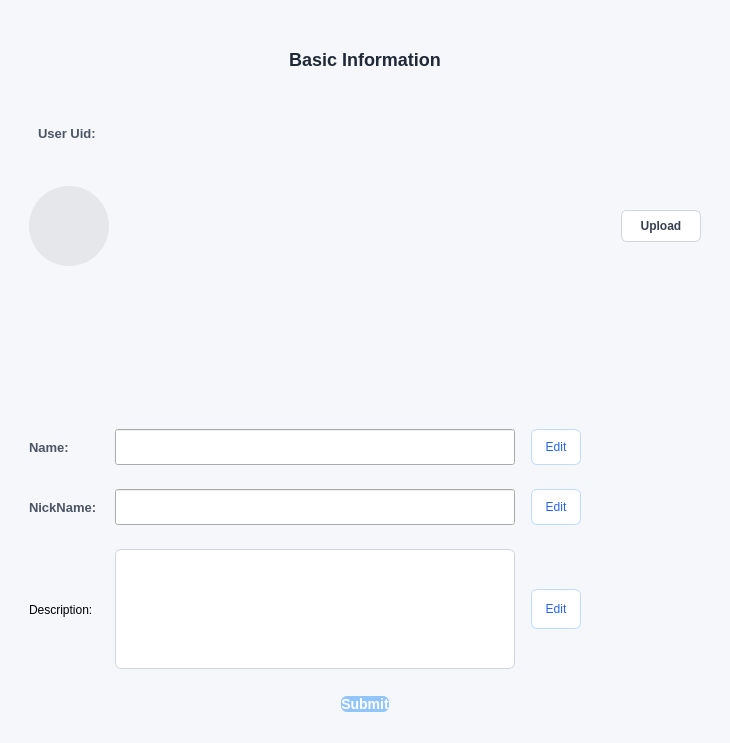
<?xml version="1.0" encoding="UTF-8"?>
<ui version="4.0">
 <class>UserInfoPage</class>
 <widget class="QWidget" name="UserInfoPage">
  <property name="geometry">
   <rect>
    <x>0</x>
    <y>0</y>
    <width>730</width>
    <height>743</height>
   </rect>
  </property>
  <property name="windowTitle">
   <string>Form</string>
  </property>
  <property name="styleSheet">
   <string notr="true">/* 页面背景 */
QWidget#UserInfoPage {
    background-color: #f5f7fa;
}

/* 标题 */
QLabel#label {
    font-size: 18px;
    font-weight: bold;
    color: #1f2937;
    padding-bottom: 8px;
}

/* 字段名标签 */
QLabel#name_lb, QLabel#nick_lb, QLabel#label_4, QLabel#uid_lb {
    font-size: 13px;
    font-weight: 600;
    color: #4b5563;
}

/* 头像圆角 */
QLabel#head_lb {
    border-radius: 40px;
    border: 2px solid #e5e7eb;
    background-color: #e5e7eb;
}

/* 文本输入框 */
QTextEdit {
    font-size: 13px;
    color: #1f2937;
    background-color: #ffffff;
    border: 1px solid #d1d5db;
    border-radius: 6px;
    padding: 4px 8px;
}

/* 只读模式下的输入框变浅灰 */
QTextEdit:read-only {
    background-color: #f3f4f6;
    color: #6b7280;
    border: 1px solid #e5e7eb;
}

/* 获得焦点的输入框高亮蓝框 */
QTextEdit:focus {
    background-color: #ffffff;
    border: 1px solid #3b82f6;
}

/* Edit 按钮 */
QPushButton#pushButton, QPushButton#pushButton_2, QPushButton#pushButton_3 {
    background-color: #ffffff;
    color: #2563eb;
    border: 1px solid #bfdbfe;
    border-radius: 6px;
    font-size: 12px;
}
QPushButton#pushButton:hover, QPushButton#pushButton_2:hover, QPushButton#pushButton_3:hover {
    background-color: #eff6ff;
}
/* Edit 按钮激活状态 (按下时) */
QPushButton#pushButton:checked, QPushButton#pushButton_2:checked, QPushButton#pushButton_3:checked {
    background-color: #2563eb;
    color: #ffffff;
}

/* Upload 按钮 */
QPushButton#upload_btn {
    background-color: #ffffff;
    color: #374151;
    border: 1px solid #d1d5db;
    border-radius: 6px;
    font-size: 12px;
    font-weight: 500;
}
QPushButton#upload_btn:hover {
    background-color: #f9fafb;
}

/* Submit 提交按钮 */
QPushButton#pushButton_4 {
    background-color: #2563eb;
    color: #ffffff;
    border: none;
    border-radius: 6px;
    font-size: 14px;
    font-weight: bold;
}
QPushButton#pushButton_4:hover {
    background-color: #1d4ed8;
}
QPushButton#pushButton_4:disabled {
    background-color: #93c5fd;
    color: #ffffff;
}</string>
  </property>
  <layout class="QHBoxLayout" name="horizontalLayout">
   <item>
    <widget class="QWidget" name="widget" native="true">
     <layout class="QVBoxLayout" name="verticalLayout">
      <item>
       <widget class="QWidget" name="widget_2" native="true">
        <layout class="QVBoxLayout" name="verticalLayout_2">
         <item>
          <spacer name="verticalSpacer">
           <property name="orientation">
            <enum>Qt::Orientation::Vertical</enum>
           </property>
           <property name="sizeHint" stdset="0">
            <size>
             <width>20</width>
             <height>20</height>
            </size>
           </property>
          </spacer>
         </item>
         <item>
          <widget class="QLabel" name="label">
           <property name="text">
            <string>Basic Information</string>
           </property>
           <property name="alignment">
            <set>Qt::AlignmentFlag::AlignCenter</set>
           </property>
          </widget>
         </item>
         <item>
          <spacer name="verticalSpacer_2">
           <property name="orientation">
            <enum>Qt::Orientation::Vertical</enum>
           </property>
           <property name="sizeHint" stdset="0">
            <size>
             <width>20</width>
             <height>20</height>
            </size>
           </property>
          </spacer>
         </item>
         <item>
          <widget class="QWidget" name="widget_7" native="true">
           <layout class="QHBoxLayout" name="horizontalLayout_6">
            <item>
             <widget class="QLabel" name="uid_lb">
              <property name="minimumSize">
               <size>
                <width>100</width>
                <height>40</height>
               </size>
              </property>
              <property name="maximumSize">
               <size>
                <width>100</width>
                <height>40</height>
               </size>
              </property>
              <property name="text">
               <string>User Uid: </string>
              </property>
             </widget>
            </item>
            <item>
             <widget class="QLabel" name="uid_edit">
              <property name="text">
               <string/>
              </property>
             </widget>
            </item>
           </layout>
          </widget>
         </item>
        </layout>
       </widget>
      </item>
      <item>
       <widget class="QWidget" name="widget_3" native="true">
        <property name="minimumSize">
         <size>
          <width>0</width>
          <height>0</height>
         </size>
        </property>
        <layout class="QHBoxLayout" name="horizontalLayout_2">
         <item>
          <widget class="QLabel" name="head_lb">
           <property name="minimumSize">
            <size>
             <width>80</width>
             <height>80</height>
            </size>
           </property>
           <property name="maximumSize">
            <size>
             <width>80</width>
             <height>80</height>
            </size>
           </property>
           <property name="text">
            <string/>
           </property>
           <property name="alignment">
            <set>Qt::AlignmentFlag::AlignCenter</set>
           </property>
          </widget>
         </item>
         <item>
          <spacer name="horizontalSpacer">
           <property name="orientation">
            <enum>Qt::Orientation::Horizontal</enum>
           </property>
           <property name="sizeHint" stdset="0">
            <size>
             <width>366</width>
             <height>20</height>
            </size>
           </property>
          </spacer>
         </item>
         <item>
          <widget class="QPushButton" name="upload_btn">
           <property name="minimumSize">
            <size>
             <width>80</width>
             <height>32</height>
            </size>
           </property>
           <property name="maximumSize">
            <size>
             <width>100</width>
             <height>32</height>
            </size>
           </property>
           <property name="text">
            <string>Upload</string>
           </property>
          </widget>
         </item>
        </layout>
       </widget>
      </item>
      <item>
       <spacer name="verticalSpacer_3">
        <property name="orientation">
         <enum>Qt::Orientation::Vertical</enum>
        </property>
        <property name="sizeHint" stdset="0">
         <size>
          <width>20</width>
          <height>40</height>
         </size>
        </property>
       </spacer>
      </item>
      <item>
       <widget class="QWidget" name="widget_4" native="true">
        <layout class="QHBoxLayout" name="horizontalLayout_3">
         <item>
          <widget class="QLabel" name="name_lb">
           <property name="minimumSize">
            <size>
             <width>80</width>
             <height>0</height>
            </size>
           </property>
           <property name="maximumSize">
            <size>
             <width>80</width>
             <height>16777215</height>
            </size>
           </property>
           <property name="text">
            <string>Name: </string>
           </property>
          </widget>
         </item>
         <item>
          <widget class="QLineEdit" name="lineEdit">
           <property name="minimumSize">
            <size>
             <width>400</width>
             <height>36</height>
            </size>
           </property>
           <property name="maximumSize">
            <size>
             <width>16777215</width>
             <height>36</height>
            </size>
           </property>
           <property name="readOnly">
            <bool>true</bool>
           </property>
          </widget>
         </item>
         <item>
          <spacer name="horizontalSpacer_5">
           <property name="orientation">
            <enum>Qt::Orientation::Horizontal</enum>
           </property>
           <property name="sizeType">
            <enum>QSizePolicy::Policy::Fixed</enum>
           </property>
           <property name="sizeHint" stdset="0">
            <size>
             <width>10</width>
             <height>20</height>
            </size>
           </property>
          </spacer>
         </item>
         <item>
          <widget class="QPushButton" name="pushButton">
           <property name="sizePolicy">
            <sizepolicy hsizetype="Minimum" vsizetype="Fixed">
             <horstretch>0</horstretch>
             <verstretch>0</verstretch>
            </sizepolicy>
           </property>
           <property name="minimumSize">
            <size>
             <width>50</width>
             <height>32</height>
            </size>
           </property>
           <property name="maximumSize">
            <size>
             <width>60</width>
             <height>60</height>
            </size>
           </property>
           <property name="text">
            <string>Edit</string>
           </property>
           <property name="checkable">
            <bool>true</bool>
           </property>
          </widget>
         </item>
         <item>
          <spacer name="horizontalSpacer_2">
           <property name="orientation">
            <enum>Qt::Orientation::Horizontal</enum>
           </property>
           <property name="sizeHint" stdset="0">
            <size>
             <width>40</width>
             <height>20</height>
            </size>
           </property>
          </spacer>
         </item>
        </layout>
       </widget>
      </item>
      <item>
       <widget class="QWidget" name="widget_5" native="true">
        <layout class="QHBoxLayout" name="horizontalLayout_4">
         <item>
          <widget class="QLabel" name="nick_lb">
           <property name="minimumSize">
            <size>
             <width>80</width>
             <height>0</height>
            </size>
           </property>
           <property name="maximumSize">
            <size>
             <width>80</width>
             <height>16777215</height>
            </size>
           </property>
           <property name="text">
            <string>NickName: </string>
           </property>
          </widget>
         </item>
         <item>
          <widget class="QLineEdit" name="lineEdit_2">
           <property name="minimumSize">
            <size>
             <width>400</width>
             <height>36</height>
            </size>
           </property>
           <property name="maximumSize">
            <size>
             <width>16777215</width>
             <height>36</height>
            </size>
           </property>
           <property name="readOnly">
            <bool>true</bool>
           </property>
          </widget>
         </item>
         <item>
          <spacer name="horizontalSpacer_6">
           <property name="orientation">
            <enum>Qt::Orientation::Horizontal</enum>
           </property>
           <property name="sizeType">
            <enum>QSizePolicy::Policy::Fixed</enum>
           </property>
           <property name="sizeHint" stdset="0">
            <size>
             <width>10</width>
             <height>20</height>
            </size>
           </property>
          </spacer>
         </item>
         <item>
          <widget class="QPushButton" name="pushButton_2">
           <property name="minimumSize">
            <size>
             <width>50</width>
             <height>32</height>
            </size>
           </property>
           <property name="maximumSize">
            <size>
             <width>60</width>
             <height>60</height>
            </size>
           </property>
           <property name="text">
            <string>Edit</string>
           </property>
           <property name="checkable">
            <bool>true</bool>
           </property>
          </widget>
         </item>
         <item>
          <spacer name="horizontalSpacer_3">
           <property name="orientation">
            <enum>Qt::Orientation::Horizontal</enum>
           </property>
           <property name="sizeHint" stdset="0">
            <size>
             <width>40</width>
             <height>20</height>
            </size>
           </property>
          </spacer>
         </item>
        </layout>
       </widget>
      </item>
      <item>
       <widget class="QWidget" name="widget_6" native="true">
        <layout class="QHBoxLayout" name="horizontalLayout_5">
         <item>
          <widget class="QLabel" name="description_lb">
           <property name="minimumSize">
            <size>
             <width>80</width>
             <height>0</height>
            </size>
           </property>
           <property name="maximumSize">
            <size>
             <width>80</width>
             <height>16777215</height>
            </size>
           </property>
           <property name="text">
            <string>Description: </string>
           </property>
          </widget>
         </item>
         <item>
          <widget class="QTextEdit" name="description_edit">
           <property name="minimumSize">
            <size>
             <width>400</width>
             <height>80</height>
            </size>
           </property>
           <property name="maximumSize">
            <size>
             <width>16777215</width>
             <height>120</height>
            </size>
           </property>
          </widget>
         </item>
         <item>
          <spacer name="horizontalSpacer_7">
           <property name="orientation">
            <enum>Qt::Orientation::Horizontal</enum>
           </property>
           <property name="sizeType">
            <enum>QSizePolicy::Policy::Fixed</enum>
           </property>
           <property name="sizeHint" stdset="0">
            <size>
             <width>10</width>
             <height>20</height>
            </size>
           </property>
          </spacer>
         </item>
         <item>
          <widget class="QPushButton" name="pushButton_3">
           <property name="minimumSize">
            <size>
             <width>50</width>
             <height>32</height>
            </size>
           </property>
           <property name="maximumSize">
            <size>
             <width>40</width>
             <height>40</height>
            </size>
           </property>
           <property name="text">
            <string>Edit</string>
           </property>
           <property name="checkable">
            <bool>true</bool>
           </property>
          </widget>
         </item>
         <item>
          <spacer name="horizontalSpacer_4">
           <property name="orientation">
            <enum>Qt::Orientation::Horizontal</enum>
           </property>
           <property name="sizeHint" stdset="0">
            <size>
             <width>40</width>
             <height>20</height>
            </size>
           </property>
          </spacer>
         </item>
        </layout>
       </widget>
      </item>
      <item>
       <widget class="QWidget" name="widget_8" native="true">
        <layout class="QHBoxLayout" name="horizontalLayout_7">
         <item>
          <spacer name="horizontalSpacer_8">
           <property name="orientation">
            <enum>Qt::Orientation::Horizontal</enum>
           </property>
           <property name="sizeHint" stdset="0">
            <size>
             <width>40</width>
             <height>20</height>
            </size>
           </property>
          </spacer>
         </item>
         <item>
          <widget class="QPushButton" name="pushButton_4">
           <property name="enabled">
            <bool>false</bool>
           </property>
           <property name="text">
            <string>Submit</string>
           </property>
          </widget>
         </item>
         <item>
          <spacer name="horizontalSpacer_9">
           <property name="orientation">
            <enum>Qt::Orientation::Horizontal</enum>
           </property>
           <property name="sizeHint" stdset="0">
            <size>
             <width>40</width>
             <height>20</height>
            </size>
           </property>
          </spacer>
         </item>
        </layout>
       </widget>
      </item>
     </layout>
    </widget>
   </item>
  </layout>
 </widget>
 <resources/>
 <connections/>
</ui>
